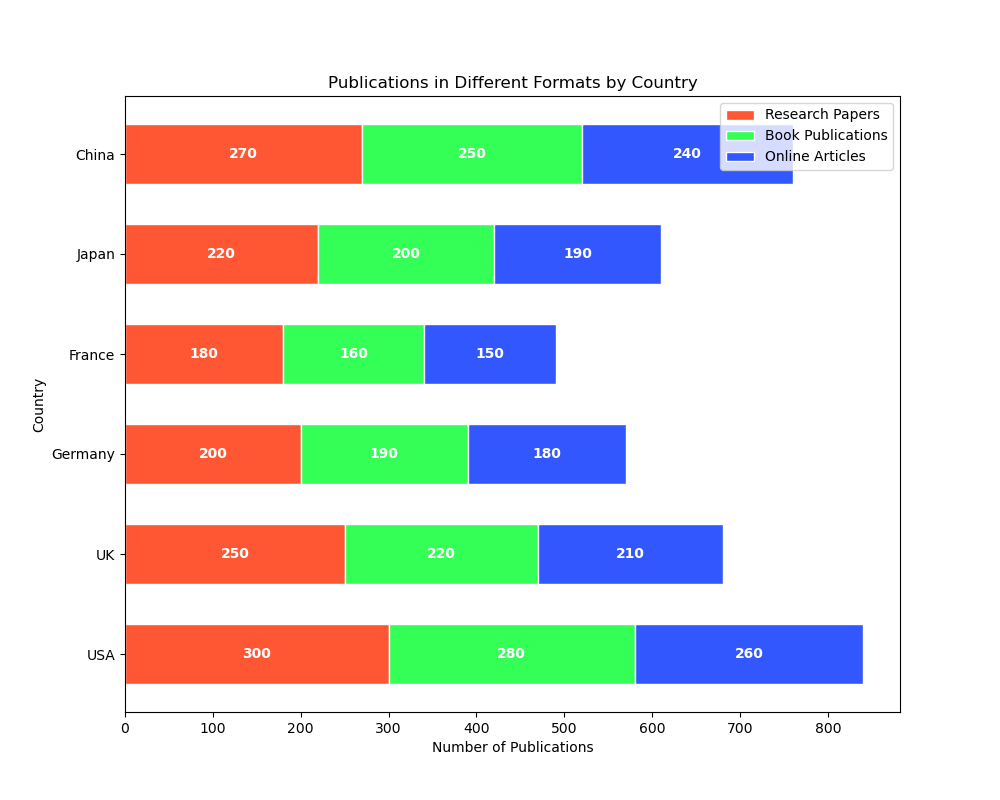

This chart was generated by the following Python code:

import matplotlib.pyplot as plt

# Data
countries = ['USA', 'UK', 'Germany', 'France', 'Japan', 'China']
research_papers = [300, 250, 200, 180, 220, 270]
book_publications = [280, 220, 190, 160, 200, 250]
online_articles = [260, 210, 180, 150, 190, 240]

# Color codes for each type of publication
colors = ['#FF5733', '#33FF57', '#3357FF']

# Plot stacked horizontal bar chart
plt.figure(figsize=(10, 8)) # Width and height of the chart in inches
bar_height = 0.6 # Height of the bars

plt.barh(countries, research_papers, color=colors[0], edgecolor='white', height=bar_height, label='Research Papers')
plt.barh(countries, book_publications, left=research_papers, color=colors[1], edgecolor='white', height=bar_height, label='Book Publications')
plt.barh(countries, online_articles, left=[i+j for i,j in zip(research_papers, book_publications)], color=colors[2], edgecolor='white', height=bar_height, label='Online Articles')

# Add numerical labels
for i in range(len(countries)):
    plt.text(research_papers[i] / 2, i, str(research_papers[i]), ha='center', va='center', color='white', fontweight='bold')
    plt.text(research_papers[i] + book_publications[i] / 2, i, str(book_publications[i]), ha='center', va='center', color='white', fontweight='bold')
    plt.text(research_papers[i] + book_publications[i] + online_articles[i] / 2, i, str(online_articles[i]), ha='center', va='center', color='white', fontweight='bold')

# Add labels and title
plt.xlabel('Number of Publications')
plt.ylabel('Country')
plt.title('Publications in Different Formats by Country')
plt.legend(loc='upper right')

# Display the final result
plt.show()
